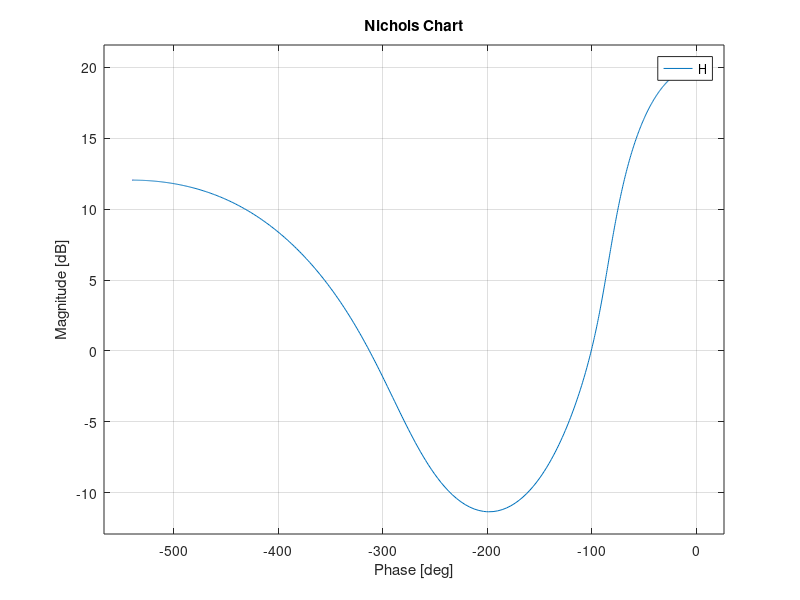

MATLAB code for this plot: (Note: this script raises an error after producing the figure.)
% Esempio di creazione del diagramma di Nichols di un sistema.
%
% M. Scarpiniti (Dip. DIET - Sapienza Università di Roma)

num = [-4  48  -18  250  600];
den = [ 1  30  282  525   60];
H = tf(num, den);
nichols(H);
ngrid;